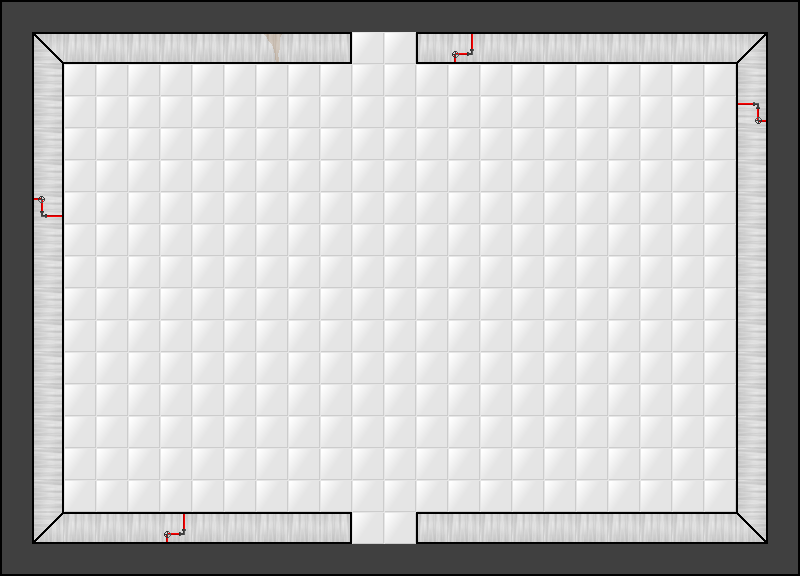

Below is a game level as drawn by its tile map, then a one-line description and the .tmx that defines it (tile-layer data replaced by summaries):
An orthogonal 25x18 tile map with 32x32 px tiles, 2 tile layers (Tile Layer 2, Tile Layer 1) and 139 objects (130x hiddenpit, 7x sign, 2x door).

<map version="1.0" orientation="orthogonal" width="25" height="18" tilewidth="32" tileheight="32">
 <tileset firstgid="1" name="tile" tilewidth="32" tileheight="32">
  <image source="../graphics/room_tileset.png" width="192" height="256" />
 </tileset>
 <layer name="Tile Layer 2" width="25" height="18">
  <data>[450 cells, 450 non-empty, 1 distinct tile ids]</data>
 </layer>
 <layer name="Tile Layer 1" width="25" height="18">
  <data>[450 cells, 152 non-empty, 20 distinct tile ids]</data>
 </layer>
 <objectgroup name="Object Layer 1" width="25" height="18">
  <object name="DOOR" type="door" x="352" y="32" width="64" height="32" />
  <object name="DOOR" type="door" x="352" y="512" width="64" height="32" />
  <object type="hiddenpit" x="64" y="64" width="32" height="32" />
  <object name="!!" type="sign" x="64" y="192" width="32" height="32">
   <properties>
    <property name="text" value="Near the edge!" />
   </properties>
  </object>
  <object name="!!" type="sign" x="352" y="320" width="32" height="32">
   <properties>
    <property name="text" value="Don't go up!" />
   </properties>
  </object>
  <object name="!!" type="sign" x="384" y="416" width="32" height="32">
   <properties>
    <property name="text" value="Follow the signs..." />
   </properties>
  </object>
  <object name="!!" type="sign" x="704" y="192" width="32" height="32">
   <properties>
    <property name="text" value="Don't head down!" />
   </properties>
  </object>
  <object name="!!" type="sign" x="640" y="64" width="32" height="32">
   <properties>
    <property name="text" value="Hug the wall!" />
   </properties>
  </object>
  <object name="!!" type="sign" x="320" y="64" width="32" height="32">
   <properties>
    <property name="text" value="WRONG WAY" />
   </properties>
  </object>
  <object name="!!" type="sign" x="64" y="320" width="32" height="32">
   <properties>
    <property name="text" value="Don't look back" />
   </properties>
  </object>
  <object type="hiddenpit" x="96" y="64" width="32" height="32" />
  <object type="hiddenpit" x="128" y="64" width="32" height="32" />
  <object type="hiddenpit" x="160" y="64" width="32" height="32" />
  <object type="hiddenpit" x="192" y="64" width="32" height="32" />
  <object type="hiddenpit" x="224" y="64" width="32" height="32" />
  <object type="hiddenpit" x="256" y="64" width="32" height="32" />
  <object type="hiddenpit" x="256" y="96" width="32" height="32" />
  <object type="hiddenpit" x="224" y="96" width="32" height="32" />
  <object type="hiddenpit" x="192" y="96" width="32" height="32" />
  <object type="hiddenpit" x="160" y="96" width="32" height="32" />
  <object type="hiddenpit" x="128" y="96" width="32" height="32" />
  <object type="hiddenpit" x="96" y="96" width="32" height="32" />
  <object type="hiddenpit" x="64" y="96" width="32" height="32" />
  <object type="hiddenpit" x="256" y="160" width="32" height="32" />
  <object type="hiddenpit" x="64" y="160" width="32" height="32" />
  <object type="hiddenpit" x="128" y="128" width="32" height="32" />
  <object type="hiddenpit" x="224" y="160" width="32" height="32" />
  <object type="hiddenpit" x="160" y="128" width="32" height="32" />
  <object type="hiddenpit" x="192" y="160" width="32" height="32" />
  <object type="hiddenpit" x="192" y="128" width="32" height="32" />
  <object type="hiddenpit" x="160" y="160" width="32" height="32" />
  <object type="hiddenpit" x="64" y="128" width="32" height="32" />
  <object type="hiddenpit" x="224" y="128" width="32" height="32" />
  <object type="hiddenpit" x="128" y="160" width="32" height="32" />
  <object type="hiddenpit" x="256" y="128" width="32" height="32" />
  <object type="hiddenpit" x="96" y="160" width="32" height="32" />
  <object type="hiddenpit" x="96" y="128" width="32" height="32" />
  <object type="hiddenpit" x="480" y="160" width="32" height="32" />
  <object type="hiddenpit" x="288" y="160" width="32" height="32" />
  <object type="hiddenpit" x="448" y="160" width="32" height="32" />
  <object type="hiddenpit" x="416" y="160" width="32" height="32" />
  <object type="hiddenpit" x="384" y="160" width="32" height="32" />
  <object type="hiddenpit" x="352" y="160" width="32" height="32" />
  <object type="hiddenpit" x="320" y="160" width="32" height="32" />
  <object type="hiddenpit" x="512" y="160" width="32" height="32" />
  <object type="hiddenpit" x="576" y="160" width="32" height="32" />
  <object type="hiddenpit" x="544" y="160" width="32" height="32" />
  <object type="hiddenpit" x="256" y="288" width="32" height="32" />
  <object type="hiddenpit" x="224" y="288" width="32" height="32" />
  <object type="hiddenpit" x="288" y="288" width="32" height="32" />
  <object type="hiddenpit" x="320" y="288" width="32" height="32" />
  <object type="hiddenpit" x="448" y="288" width="32" height="32" />
  <object type="hiddenpit" x="416" y="288" width="32" height="32" />
  <object type="hiddenpit" x="640" y="288" width="32" height="32" />
  <object type="hiddenpit" x="480" y="288" width="32" height="32" />
  <object type="hiddenpit" x="544" y="288" width="32" height="32" />
  <object type="hiddenpit" x="672" y="288" width="32" height="32" />
  <object type="hiddenpit" x="512" y="288" width="32" height="32" />
  <object type="hiddenpit" x="608" y="288" width="32" height="32" />
  <object type="hiddenpit" x="576" y="288" width="32" height="32" />
  <object type="hiddenpit" x="704" y="288" width="32" height="32" />
  <object type="hiddenpit" x="672" y="320" width="32" height="32" />
  <object type="hiddenpit" x="448" y="352" width="32" height="32" />
  <object type="hiddenpit" x="576" y="320" width="32" height="32" />
  <object type="hiddenpit" x="640" y="352" width="32" height="32" />
  <object type="hiddenpit" x="480" y="352" width="32" height="32" />
  <object type="hiddenpit" x="640" y="320" width="32" height="32" />
  <object type="hiddenpit" x="544" y="352" width="32" height="32" />
  <object type="hiddenpit" x="608" y="320" width="32" height="32" />
  <object type="hiddenpit" x="672" y="352" width="32" height="32" />
  <object type="hiddenpit" x="512" y="352" width="32" height="32" />
  <object type="hiddenpit" x="544" y="320" width="32" height="32" />
  <object type="hiddenpit" x="704" y="320" width="32" height="32" />
  <object type="hiddenpit" x="480" y="320" width="32" height="32" />
  <object type="hiddenpit" x="608" y="352" width="32" height="32" />
  <object type="hiddenpit" x="512" y="320" width="32" height="32" />
  <object type="hiddenpit" x="576" y="352" width="32" height="32" />
  <object type="hiddenpit" x="448" y="320" width="32" height="32" />
  <object type="hiddenpit" x="704" y="352" width="32" height="32" />
  <object type="hiddenpit" x="672" y="384" width="32" height="32" />
  <object type="hiddenpit" x="448" y="416" width="32" height="32" />
  <object type="hiddenpit" x="576" y="384" width="32" height="32" />
  <object type="hiddenpit" x="640" y="416" width="32" height="32" />
  <object type="hiddenpit" x="480" y="416" width="32" height="32" />
  <object type="hiddenpit" x="640" y="384" width="32" height="32" />
  <object type="hiddenpit" x="544" y="416" width="32" height="32" />
  <object type="hiddenpit" x="608" y="384" width="32" height="32" />
  <object type="hiddenpit" x="672" y="416" width="32" height="32" />
  <object type="hiddenpit" x="512" y="416" width="32" height="32" />
  <object type="hiddenpit" x="544" y="384" width="32" height="32" />
  <object type="hiddenpit" x="704" y="384" width="32" height="32" />
  <object type="hiddenpit" x="480" y="384" width="32" height="32" />
  <object type="hiddenpit" x="608" y="416" width="32" height="32" />
  <object type="hiddenpit" x="512" y="384" width="32" height="32" />
  <object type="hiddenpit" x="576" y="416" width="32" height="32" />
  </objectgroup>
</map>
<!-- 44 of 139 objects omitted -->
